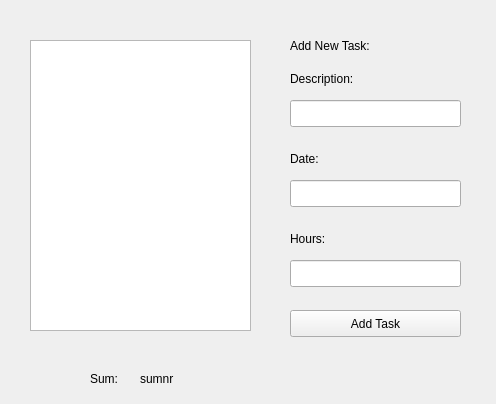
<?xml version="1.0" encoding="UTF-8"?>
<ui version="4.0">
 <class>Widget</class>
 <widget class="QWidget" name="Widget">
  <property name="geometry">
   <rect>
    <x>0</x>
    <y>0</y>
    <width>496</width>
    <height>404</height>
   </rect>
  </property>
  <property name="windowTitle">
   <string>Widget</string>
  </property>
  <widget class="QListWidget" name="taskList">
   <property name="geometry">
    <rect>
     <x>30</x>
     <y>40</y>
     <width>221</width>
     <height>291</height>
    </rect>
   </property>
  </widget>
  <widget class="QLabel" name="sum">
   <property name="geometry">
    <rect>
     <x>140</x>
     <y>370</y>
     <width>81</width>
     <height>17</height>
    </rect>
   </property>
   <property name="text">
    <string>sumnr</string>
   </property>
  </widget>
  <widget class="QLabel" name="label">
   <property name="geometry">
    <rect>
     <x>290</x>
     <y>30</y>
     <width>101</width>
     <height>31</height>
    </rect>
   </property>
   <property name="text">
    <string>Add New Task:</string>
   </property>
  </widget>
  <widget class="QLineEdit" name="description">
   <property name="geometry">
    <rect>
     <x>290</x>
     <y>100</y>
     <width>171</width>
     <height>27</height>
    </rect>
   </property>
  </widget>
  <widget class="QLabel" name="label_2">
   <property name="geometry">
    <rect>
     <x>290</x>
     <y>70</y>
     <width>101</width>
     <height>17</height>
    </rect>
   </property>
   <property name="text">
    <string>Description:</string>
   </property>
  </widget>
  <widget class="QLabel" name="label_3">
   <property name="geometry">
    <rect>
     <x>290</x>
     <y>150</y>
     <width>67</width>
     <height>17</height>
    </rect>
   </property>
   <property name="text">
    <string>Date:</string>
   </property>
  </widget>
  <widget class="QLabel" name="label_4">
   <property name="geometry">
    <rect>
     <x>290</x>
     <y>230</y>
     <width>67</width>
     <height>17</height>
    </rect>
   </property>
   <property name="text">
    <string>Hours:</string>
   </property>
  </widget>
  <widget class="QLineEdit" name="hours">
   <property name="geometry">
    <rect>
     <x>290</x>
     <y>260</y>
     <width>171</width>
     <height>27</height>
    </rect>
   </property>
  </widget>
  <widget class="QLineEdit" name="date">
   <property name="geometry">
    <rect>
     <x>290</x>
     <y>180</y>
     <width>171</width>
     <height>27</height>
    </rect>
   </property>
  </widget>
  <widget class="QPushButton" name="pushButton">
   <property name="geometry">
    <rect>
     <x>290</x>
     <y>310</y>
     <width>171</width>
     <height>27</height>
    </rect>
   </property>
   <property name="text">
    <string>Add Task</string>
   </property>
  </widget>
  <widget class="QLabel" name="label_5">
   <property name="geometry">
    <rect>
     <x>90</x>
     <y>370</y>
     <width>41</width>
     <height>17</height>
    </rect>
   </property>
   <property name="text">
    <string>Sum:</string>
   </property>
  </widget>
 </widget>
 <layoutdefault spacing="6" margin="11"/>
 <resources/>
 <connections/>
</ui>
